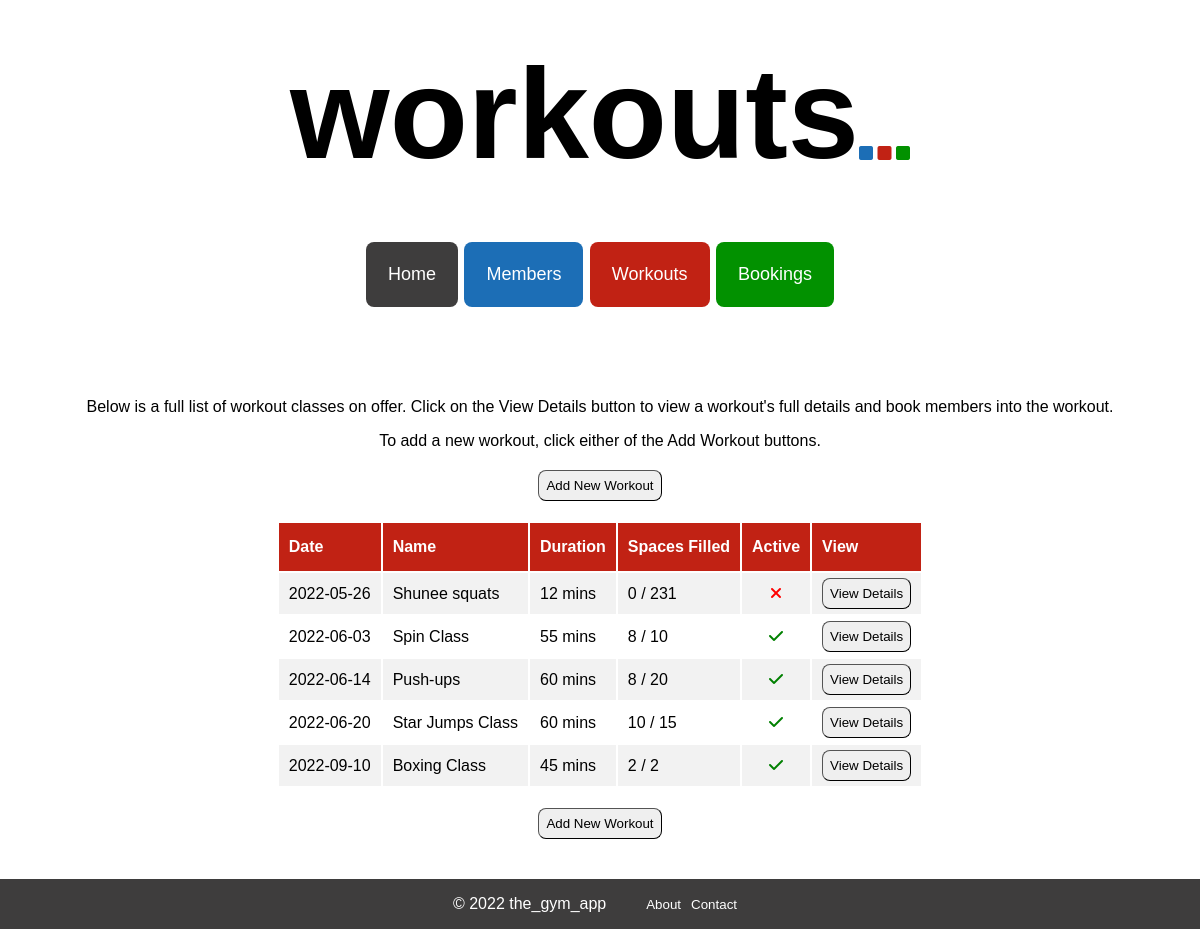
/workouts, run on an earlier commit of the app's database.
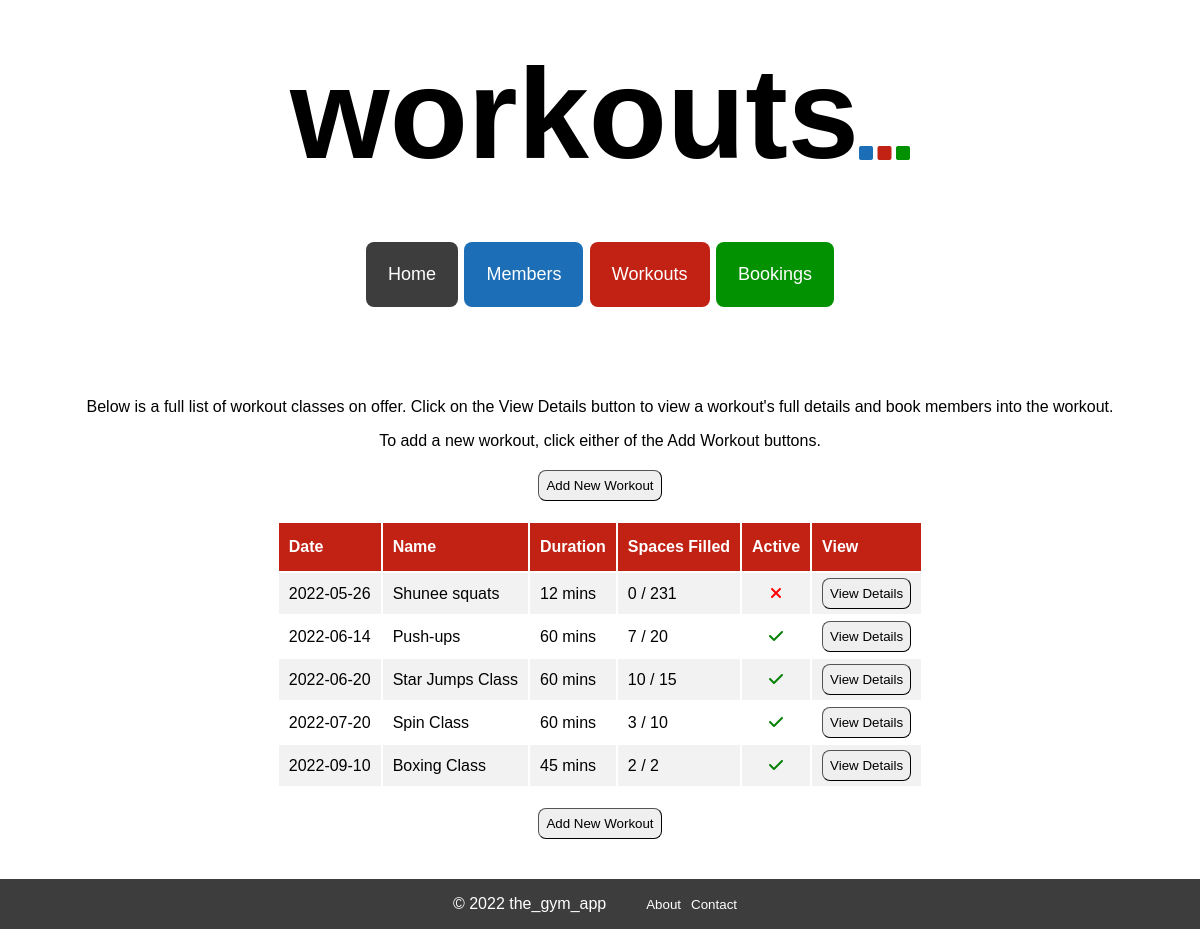
And on a later commit of the database.
### tables this page shows
CREATE TABLE workouts (
    id INTEGER PRIMARY KEY AUTOINCREMENT,
    name VARCHAR,
    date DATE,
    description TEXT,
    duration INTEGER,
    capacity INTEGER,
    capacity_filled INTEGER,
    active BOOLEAN
);

### controllers/workout_controller.py (the view)
@workouts_blueprint.route("/workouts")
def workouts():
    route_name = "workouts"
    workouts = workout_repository.select_all()
    return render_template("workouts/index.html", route_name=route_name, workouts=workouts)

### db/run_sql.py (called while the page is built)
def get_db():
    path = os.path.dirname(os.path.abspath(__file__))
    db = os.path.join(path, "gym_db.db")
    conn = sqlite3.connect(db)
    conn.execute("PRAGMA foreign_keys = 1")
    conn.row_factory = sqlite3.Row
    return conn

def run_sql(sql, values = []):
    db = get_db()
    cursor = db.cursor()
    cursor.execute(sql, values)
    results = cursor.fetchall()
    db.commit()
    db.close()
    return results

### repositories/workout_repository.py (called while the page is built)
def sort_fuction(workout):
    return workout.date

def select_all():
    workouts = []
    sql = "SELECT * FROM workouts"
    results = run_sql(sql)
    for row in results:
        active = True if row['active'] == 1 else False
        workout = Workout(row['name'], row['date'], row['description'], row['duration'], row['capacity'], row['capacity_filled'], active, row['id'])
        workouts.append(workout)
    workouts.sort(key=sort_fuction)
    return workouts

### templates/workouts/index.html
{% extends 'base.html'%}
{% block content %}
<div class="index_page_container">
    <p>Below is a full list of workout classes on offer. Click on the View Details button to view a workout's full details and book members into the workout.</p>
    <p>To add a new workout, click either of the Add Workout buttons.</p>
    <button class="index_page_button" id="index_page_top_button" id="index_page_button_workouts">
        <a class="index_page_link" href="/workouts/create">Add New Workout</a>
    </button>
    <table class="index_table">
        <tr class="index_table_headers" id="index_table_headers_workouts">
            <th>Date</th>
            <th>Name</th>
            <th>Duration</th>
            <th>Spaces Filled</th>
            <th>Active</th>
            <th>View</th>
        </tr>
        {% for workout in workouts %}
        <tr class="index_table_content">
            <td>{{workout.date}}</td>
            <td>{{workout.name}}</td>
            <td>{{workout.duration}} mins</td>
            <td>{{workout.capacity_filled}} / {{workout.capacity}}</td>
            {% if workout.active == True %}
            <td class="active_column"><i class="fa-solid fa-check" style="color: green"></i></td>
            {% elif workout.active == False %}
            <td class="active_column"><i class="fa-solid fa-xmark" style="color: red"></i></td>
            {% endif %}
            <td class="delete_column"><button class="index_page_button" id="view_details_button"><a class="index_page_link" href="/workouts/{{workout.id}}">View Details</button></td>
        {% endfor %}
        </tr>
    </table>
        <button class="index_page_button" id="index_page_bottom_button">
            <a class="index_page_link" href="/workouts/create">Add New Workout</a>
        </button>
</div>
{% endblock %}

### templates/base.html (shortened to what this page needs)
<!DOCTYPE html>
<html lang="en">
<head>
    <link rel="stylesheet" href="{{ url_for('static', filename='style.css') }}">
    <link rel="stylesheet" href="{{ url_for('static', filename='index_pages.css') }}">
    <link rel="stylesheet" href="{{ url_for('static', filename='create_pages.css') }}">
    <link rel="stylesheet" href="{{ url_for('static', filename='show_pages.css') }}">
    <link rel="stylesheet" href="{{ url_for('static', filename='edit_pages.css') }}">
</head>
<body>
<div class="page-wrapper">
    <div class="base">
    <header>
        <h1 class="page_headers">{{route_name}}</h1>
        <p class="header-squares"><i class="fa-solid fa-square" id="square" style="color:#1c6eb6"></i> <i class="fa-solid fa-square" style="color:#c12214"></i>
        <i class="fa-solid fa-square" style="color:#029100"></i></p>
    </header>
    <div class="nav_bar">
        <nav>
                <button class="nav_item" id="nav_home"><a href="/">Home</a></button>
                <button class="nav_item" id="nav_member"><a href="/members">Members</a></button>
                <button class="nav_item" id="nav_workout"><a href="/workouts">Workouts</a></button>
                <button class="nav_item" id="nav_booking"><a href="/bookings">Bookings</a></button>
        </nav>
    </div>
    </div>
    <div class="block_content">
        {% block content %}
        {% endblock%}
    </div>
</div>
</body>
    <footer>
        <p> © 2022 the_gym_app</p>
        <nav>
            <ul>
                <li>About</li>
                <li>Contact</li>
            </ul>
        </nav>
    </footer>
</html>

### static/style.css (style rules this page uses)
body { font-family: Verdana, Geneva, Tahoma, sans-serif; min-height: 100%; margin: 0; padding: 0; }
.page-wrapper { min-height: 94vh; }
.page_headers { font-size: 800%; text-align: center; margin-top: 40px; margin-bottom: 50px; }
.base { margin: 0 auto; text-align: center; display: flex; flex-direction: column; justify-content: center; align-items: center; }
.base>header { display: flex; }
.base>header>p { align-self: flex-end; margin-bottom: 74px; }
.header-squares { margin-right: auto; }
.nav_bar { list-style-type: none; margin: 0; padding: 0; margin-bottom: 30px; }
.nav_item { display: inline; margin: 5px 1px; padding: 22px; border-radius: 8px; border: none; }
.nav_item>a { color: white; text-align: center; text-decoration: none; font-size: large; }
#nav_home { background-color: #3e3d3d; }
#nav_member { background-color: #1c6eb6; }
#nav_workout { background-color: #c12214; }
#nav_booking { background-color: #029100; }
footer { display: flex; background-color: #3e3d3d; color: white; font-style: bold; justify-content: center; align-items: center; width: 100%; margin-top: auto; }
footer>nav>ul { display: flex; list-style: none; }
footer>nav>ul>li { margin-right: 10px; font-size: smaller; }

### static/index_pages.css (style rules this page uses)
.index_page_container { display: flex; flex-direction: column; align-items: center; justify-content: center; margin: 40px auto; }
.index_page_container > p { margin-bottom: 0px; }
.index_table { width: auto; text-align: left; }
.index_table_headers { background-color: #1c6eb6; color: white; }
#index_table_headers_workouts { background-color: #c12214; }
.index_table_headers > th { padding: 15px 10px; }
.index_table_content > td { padding: 5px 10px; }
.index_table_content:nth-child(even) { background-color: #f2f2f2; }
.active_column { text-align: center; }
.delete_column { text-align: center; }
.index_page_button { padding: 7px; border-radius: 8px; border-width: 1px; }
.index_page_link { color: #000000; text-decoration: none; }
#index_page_top_button { margin-top: 20px; margin-bottom: 20px; }
#index_page_bottom_button { margin-top: 20px; }

What changed in the data, as far as the page shows it:
removed workouts: date "2022-06-03", name "Spin Class", duration "55", capacity_filled "8", capacity "10", active True (drawn)
changed workouts "Push-ups": capacity_filled "8" → "7"
added workouts: date "2022-07-20", name "Spin Class", duration "60", capacity_filled "3", capacity "10", active True (drawn)
